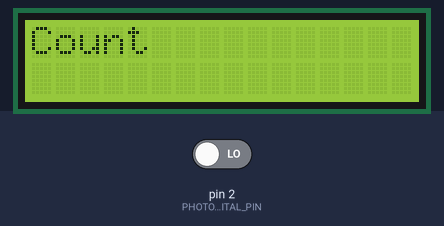
Bench run of a sketch on a simulated Arduino Uno, built with avr-gcc and run on an emulated ATmega328P. Shown: 16×2 character LCD. The inputs (shaded band) are chosen by the test bench; at power-on: pin 2 (PHOTOTRANSISTOR_DIGITAL_PIN) LOW. What the sketch prints to the serial monitor is not drawn.

Above: at 0.1 s.
At 1.2 s:
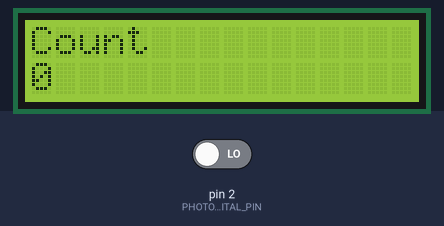
1.3 s: pin 2 (PHOTOTRANSISTOR_DIGITAL_PIN) driven HIGH
At 2.4 s:
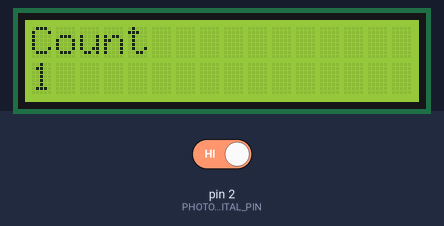
Timing chart, 0 to 4.3 s (numbered marks = the images above; inputs shaded):
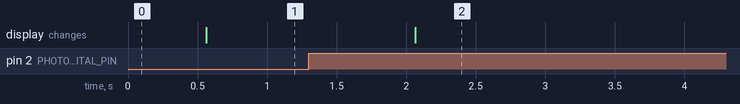

The sketch:

solenoid_wind_counter_lcd_basic.ino
```cpp
#include <Arduino.h>
#include <HardwareSerial.h>
#include <LiquidCrystal.h>

// initialize the library by associating any needed LCD interface pin
// with the arduino pin number it is connected to
const int rs = 12, en = 11, d4 = 7, d5 = 6, d6 = 5, d7 = 4;
LiquidCrystal lcd(rs, en, d4, d5, d6, d7);

#define PHOTOTRANSISTOR_DIGITAL_PIN 2  // D2, interrupt capable

uint16_t lastCounterValue = 0;
uint16_t counter = 0;


void setup() {
  // for use with the digital looop
  pinMode(PHOTOTRANSISTOR_DIGITAL_PIN, INPUT);
   // install an interrupt to read the phototransistor pin.
  attachInterrupt(digitalPinToInterrupt(PHOTOTRANSISTOR_DIGITAL_PIN), countInterrupt, RISING);

  // set up the LCD's number of columns and rows:
  lcd.begin(16, 2);
  // Print a message to the LCD.
  lcd.print("Count");

  Serial.begin(9600);           //  setup serial
}

void loop() {
  // Poll the counter looking for changes every once in a while

  // minimize reads from 'counter' by storing in a tmp variable as it is changed in the intterupt
  uint16_t tmpCounter = counter;
  if (lastCounterValue != tmpCounter) {
    Serial.println(tmpCounter);
    lastCounterValue = tmpCounter;
  } else {
    Serial.print(".");
  }
  delay(500);

  // Refresh the LCD Display
  print_lcd_count(tmpCounter);

}

void countInterrupt() {
  counter++;
}

void print_lcd_count(uint16_t val) {
  // set the cursor to column 0, line 1
  // (note: line 1 is the second row, since counting begins with 0):
  lcd.setCursor(0, 1);
  // print the number of seconds since reset:
  lcd.print(val);
}
```

Measured:
- after the input at 1.3 s, the display: changes after 0.76 s (image 2)
